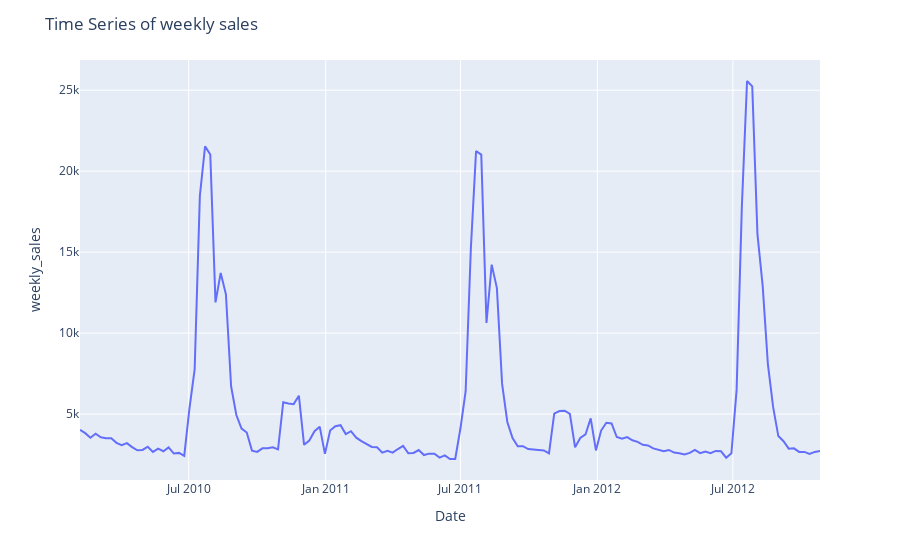

Notebook cell for this chart:
### Markdown cell above
# Time Series

### Code cell
store_10_pro_3 = df[(df.Store == 10) & (df.Product == 3)].loc[:, ['Base Price', 'Price', 'Weekly_Units_Sold', 'weekly_sales']]
store_10_pro_3.reset_index(level=0, inplace=True)
fig = px.line(store_10_pro_3, x='Date', y='weekly_sales')
fig.update_layout(title_text='Time Series of weekly sales')
fig.show()

### Figure 1 — Plotly figure (JSON) as saved in the notebook; plotly's stock layout.template omitted (floating-point values rounded to 4 significant figures; data arrays with more than 128 entries replaced by an {"elided": "..."} marker saying what was removed)
{"data": [{"hovertemplate": "Date=%{x}<br>weekly_sales=%{y}<extra></extra>", "legendgroup": "", "line": {"color": "#636efa", "dash": "solid"}, "marker": {"symbol": "circle"}, "mode": "lines", "name": "", "orientation": "v", "showlegend": false, "type": "scatter", "x": {"elided": "143 str values"}, "xaxis": "x", "y": {"elided": "143 float values"}, "yaxis": "y"}], "layout": {"legend": {"tracegroupgap": 0}, "margin": {"t": 60}, "title": {"text": "Time Series of weekly sales"}, "xaxis": {"anchor": "y", "domain": [0, 1], "title": {"text": "Date"}}, "yaxis": {"anchor": "x", "domain": [0, 1], "title": {"text": "weekly_sales"}}}}
